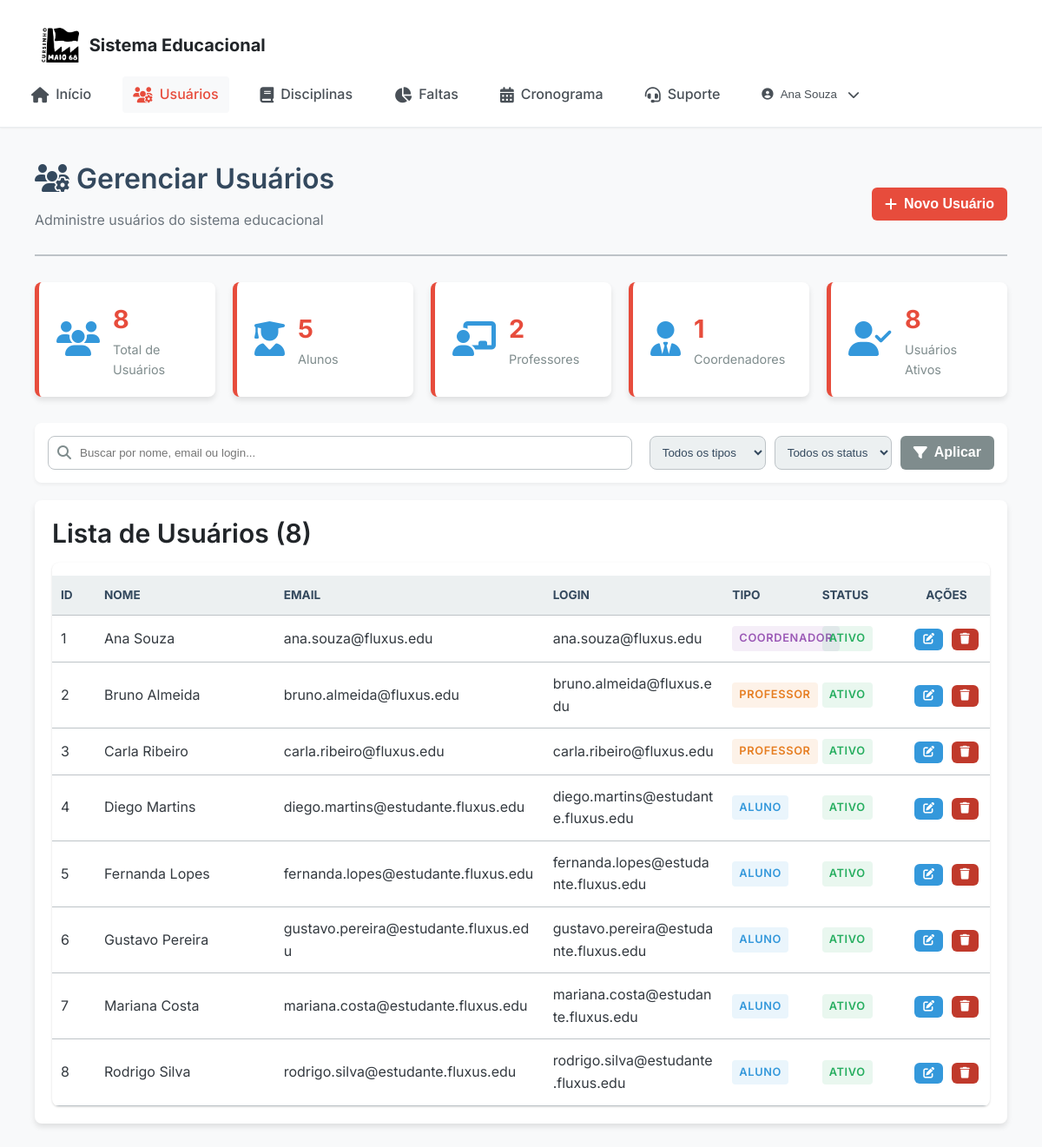
The page /pages/usuarios.php (signed in) on the database its author committed.
### tables this page shows
CREATE TABLE IF NOT EXISTS `usuario` (
  `id` int(11) NOT NULL AUTO_INCREMENT,
  `nome` varchar(100) NOT NULL,
  `email` varchar(100) NOT NULL,
  `tipo` enum('aluno','professor','coordenador') NOT NULL,
  `login` varchar(50) NOT NULL,
  `senha` varchar(255) NOT NULL,
  `ativo` tinyint(1) DEFAULT 1,
  `primeiro_login` datetime DEFAULT NULL,
  `senha_alterada` tinyint(1) DEFAULT 0,
  PRIMARY KEY (`id`),
  UNIQUE KEY `email` (`email`),
  UNIQUE KEY `login` (`login`)
);

### pages/usuarios.php (the view, shortened to what this page needs)
<?php
require_once '../includes/connection.php';
$search = $_GET['search'] ?? '';
$where_conditions = [];
$params = [];
$where_clause = !empty($where_conditions) ? 'WHERE ' . implode(' AND ', $where_conditions) : '';
$stmt = $pdo->prepare("SELECT * FROM Usuario $where_clause ORDER BY nome ASC");
$stmt->execute($params);
$usuarios = $stmt->fetchAll(PDO::FETCH_ASSOC);
$stats = [
    'total' => $pdo->query("SELECT COUNT(*) FROM Usuario")->fetchColumn(),
    'alunos' => $pdo->query("SELECT COUNT(*) FROM Usuario WHERE tipo = 'aluno'")->fetchColumn(),
    'professores' => $pdo->query("SELECT COUNT(*) FROM Usuario WHERE tipo = 'professor'")->fetchColumn(),
    'coordenadores' => $pdo->query("SELECT COUNT(*) FROM Usuario WHERE tipo = 'coordenador'")->fetchColumn(),
    'ativos' => $pdo->query("SELECT COUNT(*) FROM Usuario WHERE ativo = 1")->fetchColumn()
];
?>
<?php include '../includes/header.php'; ?>
<div class="main-content">
    <div class="container">
        <div class="page-header">
            <div class="page-title">
                <h1><i class="fas fa-users-cog"></i> Gerenciar Usuários</h1>
                <p>Administre usuários do sistema educacional</p>
            </div>
            <button class="btn btn-primary" onclick="openCreateModal()">
                <i class="fas fa-plus"></i> Novo Usuário
            </button>
        </div>
        <div class="stats-grid">
            <div class="stat-card">
                <div class="stat-icon">
                    <i class="fas fa-users"></i>
                </div>
                <div class="stat-content">
                    <div class="stat-number"><?php echo $stats['total']; ?></div>
                    <div class="stat-label">Total de Usuários</div>
                </div>
            </div>
            <div class="stat-card">
                <div class="stat-icon">
                    <i class="fas fa-user-graduate"></i>
                </div>
                <div class="stat-content">
                    <div class="stat-number"><?php echo $stats['alunos']; ?></div>
                    <div class="stat-label">Alunos</div>
                </div>
            </div>
            <div class="stat-card">
                <div class="stat-icon">
                    <i class="fas fa-chalkboard-teacher"></i>
                </div>
                <div class="stat-content">
                    <div class="stat-number"><?php echo $stats['professores']; ?></div>
                    <div class="stat-label">Professores</div>
                </div>
            </div>
            <div class="stat-card">
                <div class="stat-icon">
                    <i class="fas fa-user-tie"></i>
                </div>
                <div class="stat-content">
                    <div class="stat-number"><?php echo $stats['coordenadores']; ?></div>
                    <div class="stat-label">Coordenadores</div>
                </div>
            </div>
            <div class="stat-card">
                <div class="stat-icon">
                    <i class="fas fa-user-check"></i>
                </div>
                <div class="stat-content">
                    <div class="stat-number"><?php echo $stats['ativos']; ?></div>
                    <div class="stat-label">Usuários Ativos</div>
                </div>
            </div>
        </div>
        <div class="filters-section">
            <div class="search-box">
                <i class="fas fa-search"></i>
                <input type="text" id="searchInput" placeholder="Buscar por nome, email ou login..." value="<?php echo htmlspecialchars($search); ?>">
            </div>
            <div class="filter-group">
                <select id="tipoFilter">
                    <option value="">Todos os tipos</option>
                </select>
                <select id="ativoFilter">
                    <option value="">Todos os status</option>
                </select>
                <button class="btn btn-secondary" onclick="applyFilters()">
                    <i class="fas fa-filter"></i> Aplicar
                </button>
            </div>
        </div>
        <div class="table-section card">
            <h2>Lista de Usuários (<?php echo count($usuarios); ?>)</h2>
            <?php if (empty($usuarios)): ?>
                <div class="empty-state">
                    <i class="fas fa-frown"></i>
                    <p>Nenhum usuário encontrado com os filtros aplicados.</p>
                </div>
            <?php else: ?>
                <div class="table-container">
                    <table>
                        <thead>
                            <tr>
                                <th>ID</th>
                                <th>Nome</th>
                                <th>Email</th>
                                <th>Login</th>
                                <th>Tipo</th>
                                <th>Status</th>
                                <th class="actions-col">Ações</th> </tr>
                        </thead>
                        <tbody>
                            <?php foreach ($usuarios as $user): ?>
                                <tr data-id="<?php echo $user['id']; ?>">
                                    <td><?php echo htmlspecialchars($user['id']); ?></td>
                                    <td><?php echo htmlspecialchars($user['nome']); ?></td>
                                    <td><?php echo htmlspecialchars($user['email']); ?></td>
                                    <td><?php echo htmlspecialchars($user['login']); ?></td>
                                    <td><span class="badge type-<?php echo $user['tipo']; ?>"><?php echo ucfirst($user['tipo']); ?></span></td>
                                    <td>
                                        <span class="badge status-<?php echo $user['ativo'] ? 'active' : 'inactive'; ?>">
                                            <?php echo $user['ativo'] ? 'Ativo' : 'Inativo'; ?>
                                        </span>
                                    </td>
                                    <td class="actions-col">
                                        <button class="btn btn-sm btn-edit" onclick="editUser(<?php echo $user['id']; ?>)">
                                            <i class="fas fa-edit"></i>
                                        </button>
                                        <button class="btn btn-sm btn-delete" onclick="deleteUser(<?php echo $user['id']; ?>, '<?php echo htmlspecialchars($user['nome']); ?>')">
                                            <i class="fas fa-trash"></i>
                                        </button>
                                    </td>
                                </tr>
                            <?php endforeach; ?>
                        </tbody>
                    </table>
                </div>
            <?php endif; ?>
        </div>
    </div>
</div>

### css/modern.css (style rules this page uses)
:root { --primary-red: #DC3545; --primary-red-hover: #C82333; --primary-red-light: rgba(220, 53, 69, 0.1); --white: #FFFFFF; --gray-50: #F8F9FA; --gray-100: #E9ECEF; --gray-200: #DEE2E6; --gray-300: #CED4DA; --gray-400: #ADB5BD; --gray-500: #6C757D; --gray-600: #495057; --gray-700: #343A40; --gray-800: #212529; --gray-900: #000000; --success: #28A745; --warning: #FFC107; --danger: #DC3545; --info: #17A2B8; --font-family: 'Inter', -apple-system, BlinkMacSystemFont, 'Segoe UI', sans-serif; --font-size-xs: 0.75rem; --font-size-sm: 0.875rem; --font-size-base: 1rem; --font-size-lg: 1.125rem; --font-size-xl: 1.25rem; --font-size-2xl: 1.5rem; --font-size-3xl: 1.875rem; --font-size-4xl: 2.25rem; --spacing-1: 0.25rem; --spacing-2: 0.5rem; --spacing-3: 0.75rem; --spacing-4: 1rem; --spacing-5: 1.25rem; --spacing-6: 1.5rem; --spacing-8: 2rem; --spacing-10: 2.5rem; --spacing-12: 3rem; --spacing-16: 4rem; --spacing-20: 5rem; --border-radius-sm: 0.25rem; --border-radius: 0.375rem; --border-radius-lg: 0.5rem; --border-radius-xl: 0.75rem; --shadow-sm: 0 1px 2px 0 rgba(0, 0, 0, 0.05); --shadow: 0 1px 3px 0 rgba(0, 0, 0, 0.1), 0 1px 2px 0 rgba(0, 0, 0, 0.06); --shadow-md: 0 4px 6px -1px rgba(0, 0, 0, 0.1), 0 2px 4px -1px rgba(0, 0, 0, 0.06); --shadow-lg: 0 10px 15px -3px rgba(0, 0, 0, 0.1), 0 4px 6px -2px rgba(0, 0, 0, 0.05); --shadow-xl: 0 20px 25px -5px rgba(0, 0, 0, 0.1), 0 10px 10px -5px rgba(0, 0, 0, 0.04); --transition-fast: 150ms ease-in-out; --transition-normal: 300ms ease-in-out; --transition-slow: 500ms ease-in-out; }
* { box-sizing: border-box; margin: 0; padding: 0; }
html { font-size: 16px; line-height: 1.5; -webkit-font-smoothing: antialiased; -moz-osx-font-smoothing: grayscale; }
body { font-family: var(--font-family); font-size: var(--font-size-base); font-weight: 400; line-height: 1.6; color: var(--gray-800); background-color: var(--gray-50); min-height: 100vh; }
h1, h2, h3, h4, h5, h6 { font-weight: 600; line-height: 1.2; color: var(--gray-900); margin-bottom: var(--spacing-4); }
h1 { font-size: var(--font-size-4xl); }
h2 { font-size: var(--font-size-3xl); }
p { margin-bottom: var(--spacing-4); color: var(--gray-600); }
.container { width: 100%; max-width: 1200px; margin: 0 auto; padding: 0 var(--spacing-6); }
.card { background: var(--white); border-radius: var(--border-radius-lg); box-shadow: var(--shadow); padding: var(--spacing-6); transition: all var(--transition-normal); }
.btn { display: inline-flex; align-items: center; justify-content: center; gap: var(--spacing-2); padding: var(--spacing-3) var(--spacing-6); border: 1px solid transparent; border-radius: var(--border-radius); font-size: var(--font-size-base); font-weight: 500; text-decoration: none; cursor: pointer; transition: all var(--transition-fast); white-space: nowrap; }
.btn-primary { background-color: var(--primary-red); color: var(--white); }
.btn-secondary { background-color: var(--white); color: var(--gray-700); border-color: var(--gray-300); }
.btn-sm { padding: var(--spacing-2) var(--spacing-4); font-size: var(--font-size-sm); }
.table-container { background: var(--white); border-radius: var(--border-radius-lg); overflow: hidden; box-shadow: var(--shadow); }
.badge { display: inline-flex; align-items: center; padding: var(--spacing-1) var(--spacing-3); border-radius: var(--border-radius-sm); font-size: var(--font-size-xs); font-weight: 500; text-transform: uppercase; letter-spacing: 0.05em; }

### rows shown on the page
usuario: id "8", ativo "1", nome "Rodrigo Silva", email "rodrigo.silva@estudante.fluxus.edu", login "rodrigo.silva@estudante.fluxus.edu", tipo "ALUNO", shows "ATIVO"
usuario: id "1", nome "Ana Souza", email "ana.souza@fluxus.edu", login "ana.souza@fluxus.edu", tipo "COORDENADOR", ativo "ATIVO"
usuario: id "2", nome "Bruno Almeida", email "bruno.almeida@fluxus.edu", login "bruno.almeida@fluxus.edu", tipo "PROFESSOR", ativo "ATIVO"
usuario: id "3", nome "Carla Ribeiro", email "carla.ribeiro@fluxus.edu", login "carla.ribeiro@fluxus.edu", tipo "PROFESSOR", ativo "ATIVO"
usuario: id "4", nome "Diego Martins", email "diego.martins@estudante.fluxus.edu", login "diego.martins@estudante.fluxus.edu", tipo "ALUNO", ativo "ATIVO"
usuario: id "5", nome "Fernanda Lopes", email "fernanda.lopes@estudante.fluxus.edu", login "fernanda.lopes@estudante.fluxus.edu", tipo "ALUNO", ativo "ATIVO"
usuario: id "6", nome "Gustavo Pereira", email "gustavo.pereira@estudante.fluxus.edu", login "gustavo.pereira@estudante.fluxus.edu", tipo "ALUNO", ativo "ATIVO"
usuario: id "7", nome "Mariana Costa", email "mariana.costa@estudante.fluxus.edu", login "mariana.costa@estudante.fluxus.edu", tipo "ALUNO", ativo "ATIVO"

### other values the page prints
$username "Ana Souza"
$stats['alunos'] "5"
$stats['professores'] "2"
count($usuarios) "8"
